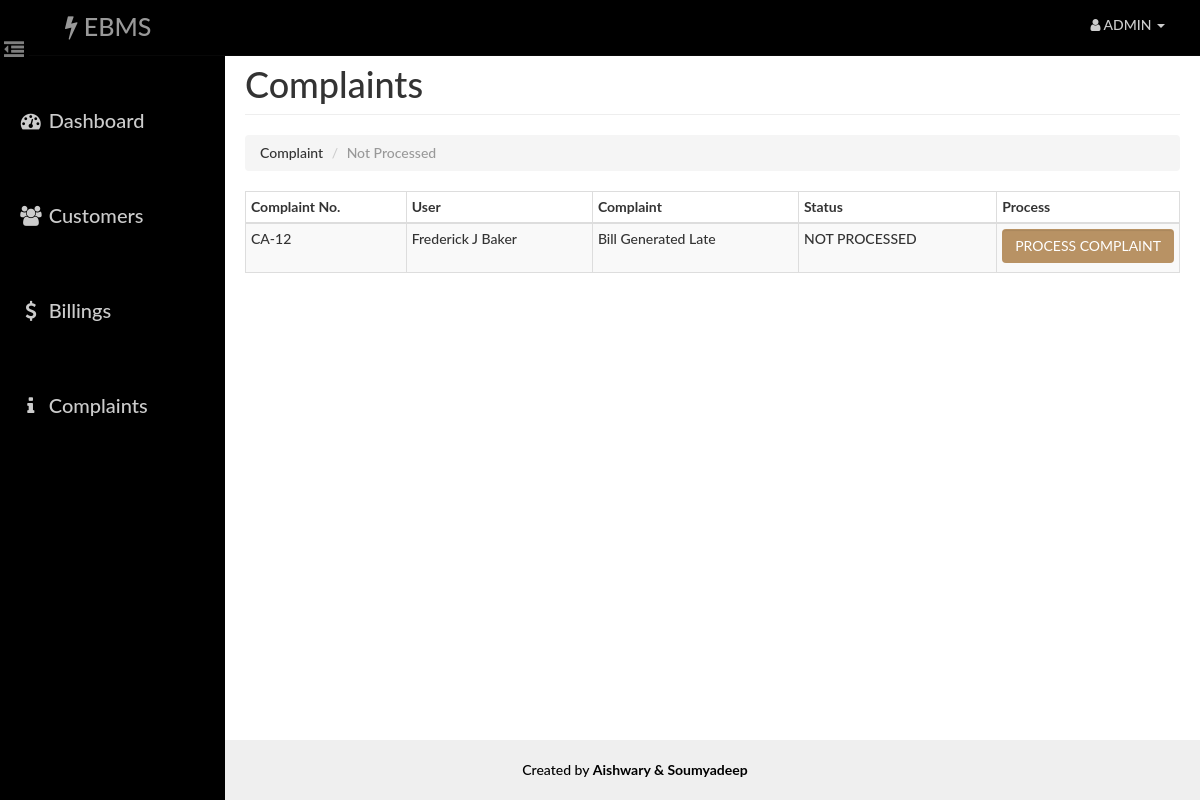
Screenshot of /admin/complaint.php (signed in) with the database file from the repository.
### tables this page shows
CREATE TABLE `complaint` (
  `id` int(14) NOT NULL,
  `uid` int(14) NOT NULL,
  `aid` int(14) NOT NULL,
  `complaint` varchar(140) NOT NULL,
  `status` varchar(40) NOT NULL
);

CREATE TABLE `user` (
  `id` int(14) NOT NULL,
  `name` varchar(40) NOT NULL,
  `email` varchar(40) NOT NULL,
  `phone` varchar(255) NOT NULL,
  `pass` varchar(20) NOT NULL,
  `address` varchar(100) NOT NULL
);

### admin/paging1.php (called while the page is built)
<?php
    $rowsperpage = 5;
    $totalpages = ceil($numrows / $rowsperpage);
    if (isset($_GET['currentpage']) && is_numeric($_GET['currentpage'])) {
       $currentpage = (int) $_GET['currentpage'];
    } else {
       $currentpage = 1;
    }
    if ($currentpage > $totalpages) {
       $currentpage = $totalpages;
    }
    if ($currentpage < 1) {
       $currentpage = 1;
    }
    $offset = ($currentpage - 1) * $rowsperpage;
 ?>

### Includes/admin.php (called while the page is built, shortened)
<?php
    function retrieve_complaints_history($id,$offset,$rowsperpage)
    {
        global $con;
        $query  = "SELECT complaint.id AS id , complaint.complaint AS complaint , complaint.status AS status , user.name AS uname ";
        $query .= "FROM user , complaint ";
        $query .= "WHERE complaint.uid=user.id AND status='NOT PROCESSED' ";
        $query .= "ORDER BY complaint.id desc  ";
        $query .= "LIMIT {$offset}, {$rowsperpage} ";
        $result = mysqli_query($con,$query);
        return $result;
    }
 ?>

### admin/complaint.php (the view, shortened to what this page needs)
<?php
    require_once('head_html.php');
    require_once('../Includes/session.php');
    require_once('../Includes/admin.php');
?>
<body>
    <div id="wrapper">
        <?php
            require_once("nav.php");
            require_once("sidebar.php");
        ?>
        <div id="page-content-wrapper">
            <div class="container-fluid">
                <div class="row">
                    <div class="col-lg-12">
                        <h1 class="page-header">
                            Complaints
                        </h1>
                        <ol class="breadcrumb">
                          <li>Complaint</li>
                          <li class="active">Not Processed</li>
                        </ol>
                        </div>
                    </div>
                            <div class="table-responsive" style="padding-top: 0">
                                <table class="table table-hover table-striped table-bordered table-condensed">
                                    <thead>
                                        <tr>
                                            <th>Complaint No.</th>
                                            <th>User</th>
                                            <th>Complaint</th>
                                            <th>Status</th>
                                            <th>Process</th>
                                        </tr>
                                    </thead>
                                    <tbody>
                                        <?php
                                            $id=$_SESSION['aid'];
                                            $query1 = "SELECT COUNT(complaint.id) FROM user , complaint  ";
                                            $query1.= " WHERE complaint.uid=user.id AND status='NOT PROCESSED' AND complaint.aid={$id}";
                                            $result1 = mysqli_query($con,$query1);
                                            $row1 = mysqli_fetch_row($result1);
                                            $numrows = $row1[0];
                                            include("paging1.php");
                                            $result = retrieve_complaints_history($_SESSION['aid'],$offset, $rowsperpage);
                                            while($row = mysqli_fetch_assoc($result)){
                                            ?>
                                                <tr>
                                                    <td><?php echo 'CA-'.$row['id'] ?></td>
                                                    <td height="50"><?php echo $row['uname'] ?></td>
                                                    <td><?php echo $row['complaint'] ?></td>
                                                    <td><?php echo $row['status'] ?></td>
                                                    <td width="70">
                                                    <form action="process_complaint.php" method="post">
                                                        <button type="submit" name="complaint_process" class="btn btn-success form-control">PROCESS COMPLAINT  </button>
                                                    </form>
                                                    </td>
                                                </tr>
                                            <?php
                                            }
                                        ?>
                                    </tbody>
                                </table>
                            </div>
            </div>
        </div>
    </div>
 <?php
    require_once("footer.php");
?>
</body>
</html>

### assets/css/dash_admin.css (style rules this page uses)
html { height: 100%; }
body, html { width: 100%; height: 100%; }
body, h1, h2, h3, h4, h5, h6 { font-family: "Lato","Helvetica Neue",Helvetica,Arial,sans-serif; font-weight: 500; }
#wrapper { padding-left: 10px; padding-top: 5px; -webkit-transition: all 0.5s ease; -moz-transition: all 0.5s ease; -o-transition: all 0.5s ease; transition: all 0.5s ease; }
#page-content-wrapper { width: 100%; padding: 15px; min-height:100%; }
@media (min-width:768px) { #wrapper { padding-left: 225px; } }
@media (min-width:768px) { #page-content-wrapper { padding: 20px; } }
.table-responsive { padding-top: 20px; padding-bottom: 20px; }

### rows the page displays
complaint: id "12", uid.name "Frederick J Baker", complaint "Bill Generated Late", status "NOT PROCESSED"
